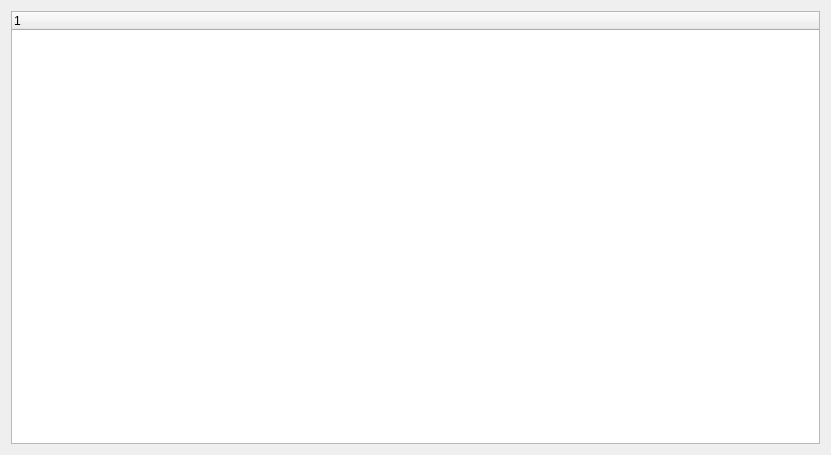
<?xml version="1.0" encoding="UTF-8"?>
<ui version="4.0">
 <class>Widget</class>
 <widget class="QWidget" name="Widget">
  <property name="geometry">
   <rect>
    <x>0</x>
    <y>0</y>
    <width>831</width>
    <height>455</height>
   </rect>
  </property>
  <property name="windowTitle">
   <string>Widget</string>
  </property>
  <layout class="QGridLayout" name="gridLayout">
   <item row="0" column="0">
    <widget class="QTreeWidget" name="treeWidget">
     <column>
      <property name="text">
       <string notr="true">1</string>
      </property>
     </column>
    </widget>
   </item>
  </layout>
 </widget>
 <layoutdefault spacing="6" margin="11"/>
 <resources/>
 <connections/>
</ui>
